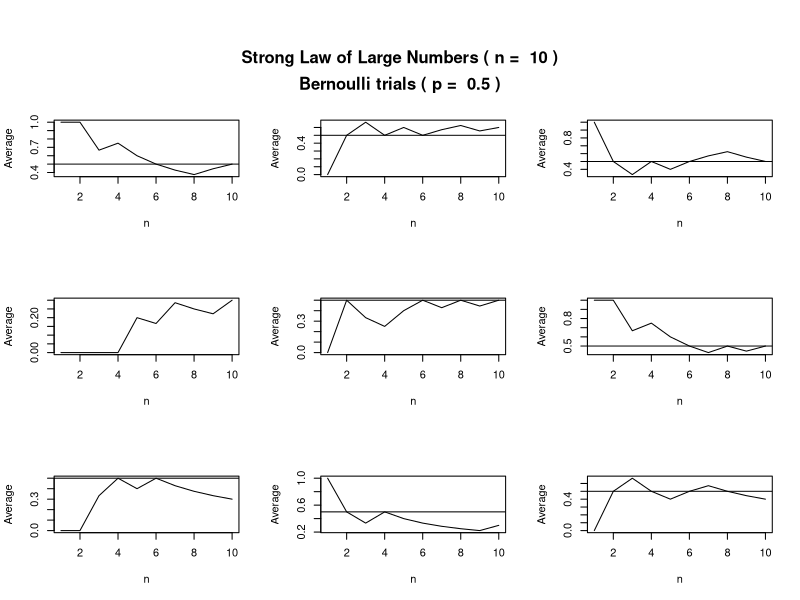
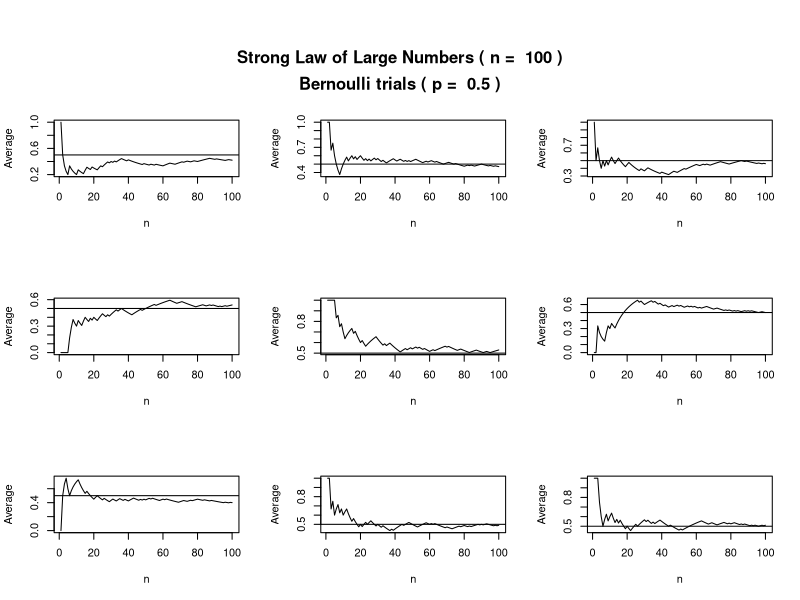
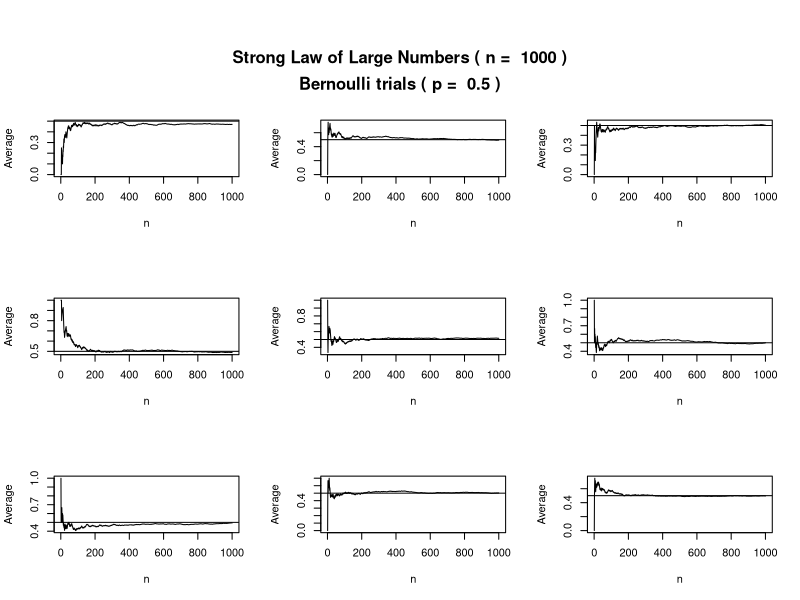
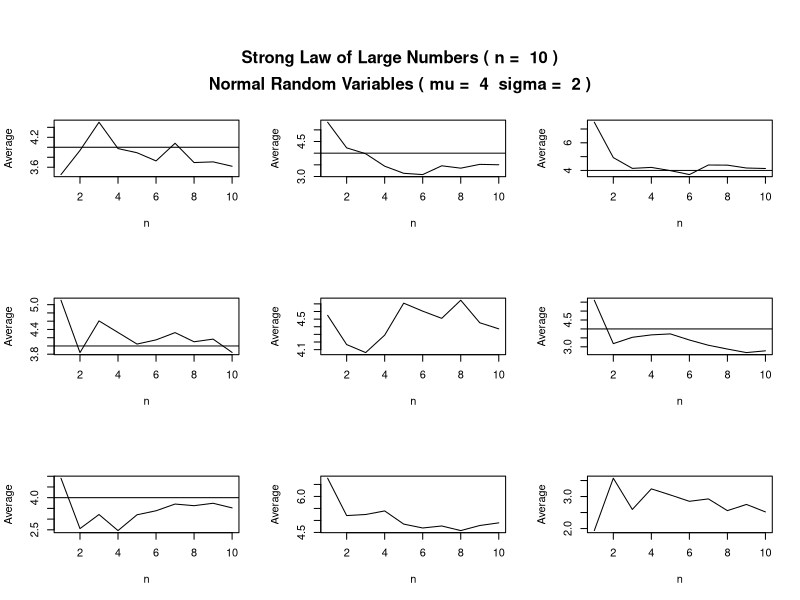
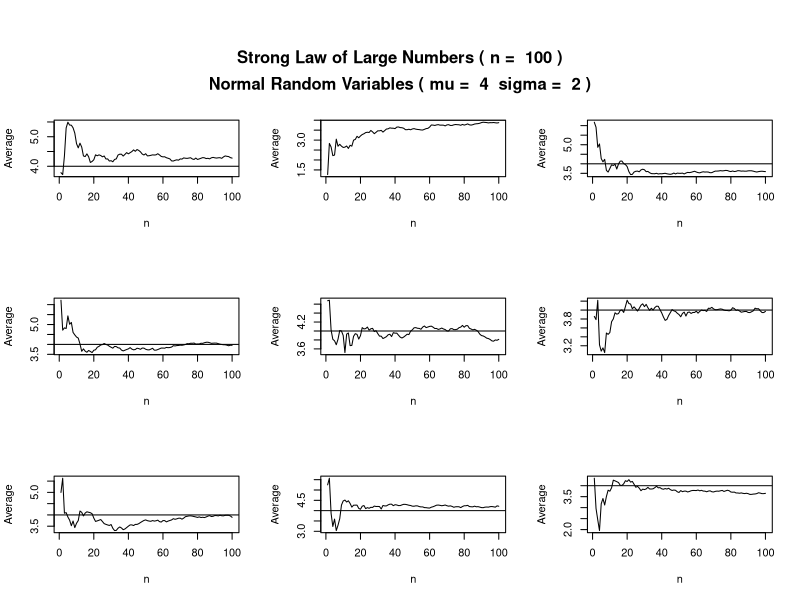
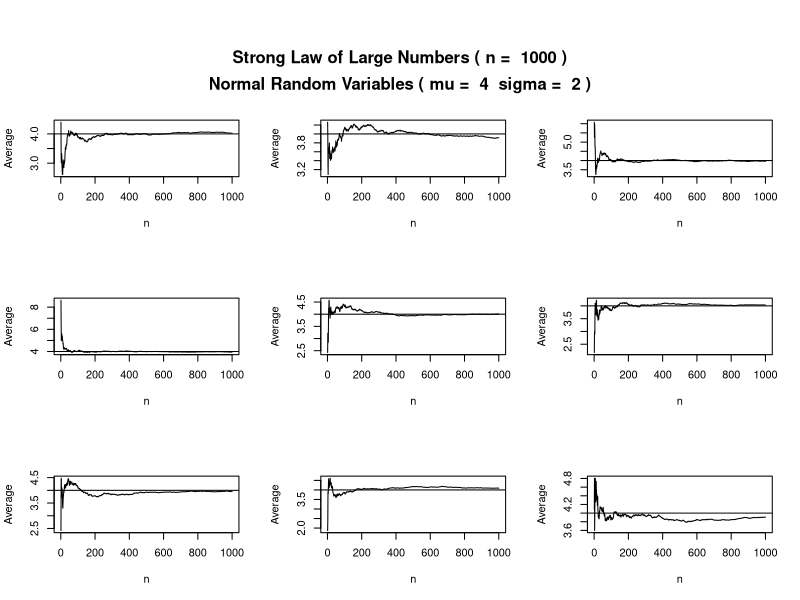
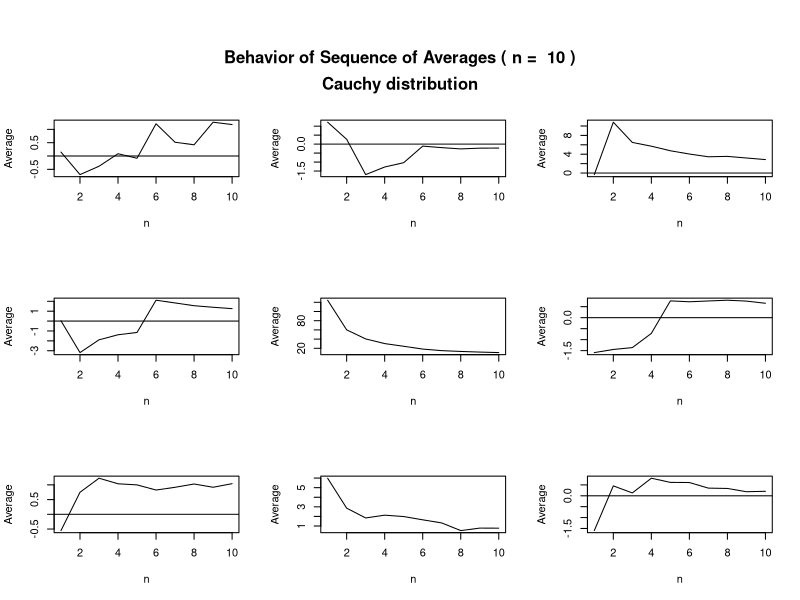
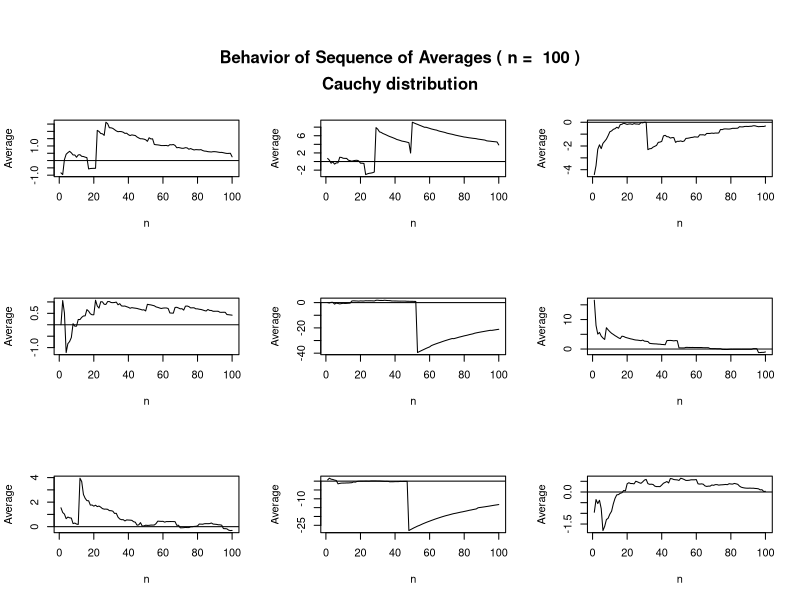

These charts were generated, in order, by the following R code:
### SLLN.R
####
### Strong Law of Large Numbers
###

### Bernoulli trials

par(mfrow=c(3,3),oma=c(0,0,5,0))
layout(matrix(1:9,nrow=3))
sllnBern <- function(n,p) {
for (i in 1:9) {
	seq <- rbinom(n,1,p)
	avgs <- cumsum(seq)/(1:n)
    plot(avgs,type="l",xlab="n",ylab="Average")
    abline(h = p)
    }
 mtext(paste("Strong Law of Large Numbers ( n = ",n,")"),side=3, font=2,outer=T)
 mtext(paste("Bernoulli trials ( p = ",p,")"),side=3, outer=T, font=2, line =-2)
 }
sllnBern(10,.5)
sllnBern(100,.5)
sllnBern(1000,.5)
    
############
#### Normal 

par(mfrow=c(3,3),oma=c(0,0,5,0))
layout(matrix(1:9,nrow=3))
sllnNorm <- function(n,mu,sigma) {
for (i in 1:9) {
	seq <- rnorm(n,mu,sigma)
	avgs <- cumsum(seq)/(1:n)
    plot(avgs,type="l",xlab="n",ylab="Average")
    abline(h = mu)
    }
 mtext(paste("Strong Law of Large Numbers ( n = ",n,")"),side=3,font=2,outer=T)
 mtext(paste("Normal Random Variables ( mu = ",mu," sigma = ",sigma,")"),side=3, outer=T, line =-2,font=2)
 }
sllnNorm(10,4,2)
sllnNorm(100,4,2)
sllnNorm(1000,4,2)


    ### Cauchy
    
par(mfrow=c(3,3),oma=c(0,0,5,0))
layout(matrix(1:9,nrow=3))
sllnCauchy <- function(n) {
for (i in 1:9) {
	seq <- rcauchy(n)
	avgs <- cumsum(seq)/(1:n)
    plot(avgs,type="l",xlab="n",ylab="Average")
    abline(h = 0)
    }
 mtext(paste("Behavior of Sequence of Averages ( n = ",n,")"),side=3, font=2,outer=T)
 mtext(paste("Cauchy distribution"),side=3, outer=T, font=2, line =-2)
 }
sllnCauchy(10)
sllnCauchy(100)
sllnCauchy(50000)
    